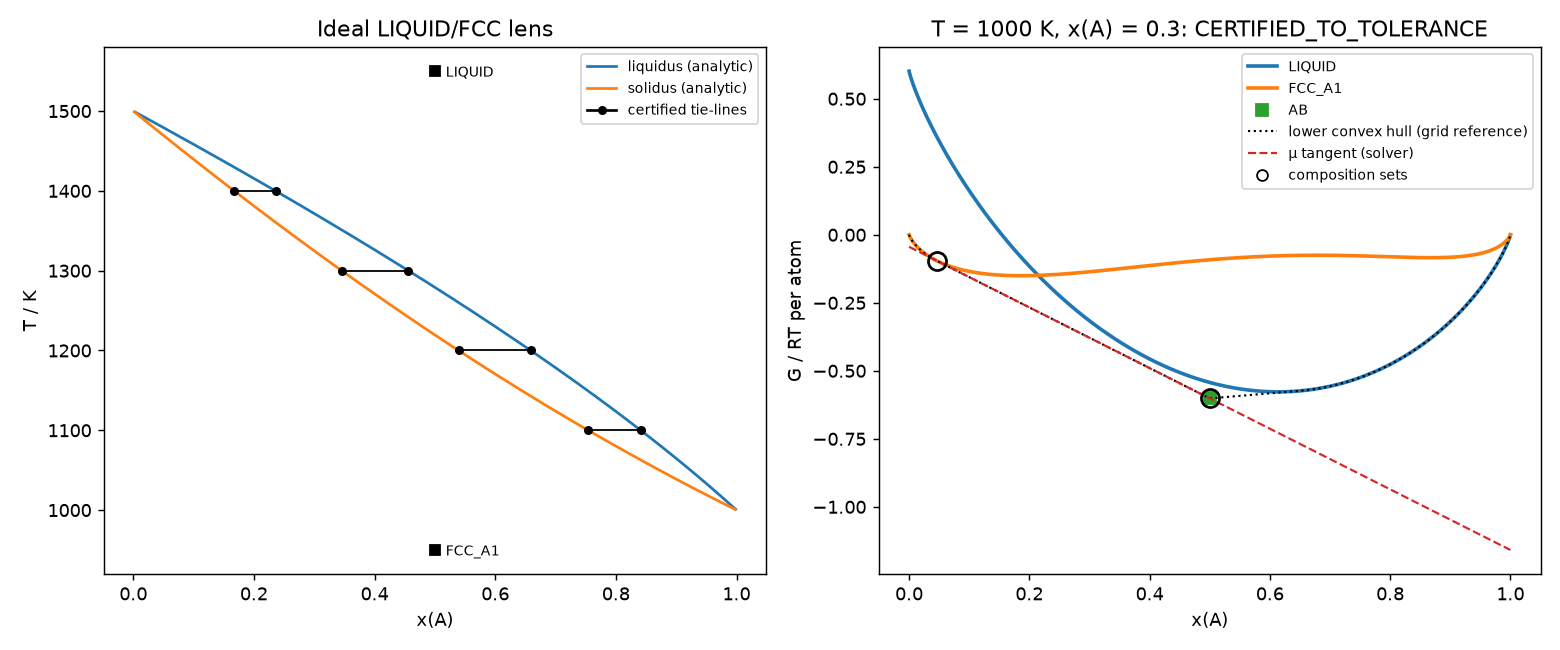

This figure's Python source:
"""MVP 2 example: several phases, T-dependent energies, phase appearance and disappearance.

Left: the ideal LIQUID/FCC lens. Each tie-line comes from a certified equilibrium
and is drawn over the analytic solidus and liquidus. Squares mark the
single-phase states above and below the lens.
Right: G–x at 1000 K for a liquid, an FCC with a miscibility gap, and a compound AB,
with the certified equilibrium at x_A = 0.3.

Run with: uv run python examples/multiphase_lens.py
"""

from pathlib import Path

import matplotlib

matplotlib.use("Agg")
import matplotlib.pyplot as plt
import numpy as np

from discopt.calphad import R_GAS, BinarySolution, StoichiometricPhase, TPoly, equilibrium
from discopt.calphad.plot import plot_gx

LIQ = BinarySolution("LIQUID", g=(TPoly(10000.0, -10.0), TPoly(15000.0, -10.0)))
FCC = BinarySolution("FCC_A1")


def analytic_lens(T):
    KA = np.exp(LIQ.g[0](T) / (R_GAS * T))
    KB = np.exp(LIQ.g[1](T) / (R_GAS * T))
    xl = (1 - KB) / (KA - KB)
    return xl, KA * xl


def main():
    fig, (a1, a2) = plt.subplots(1, 2, figsize=(12, 5))

    Ts = np.linspace(1001.0, 1499.0, 300)
    xl, xs = analytic_lens(Ts)
    a1.plot(xl, Ts, "C0", label="liquidus (analytic)")
    a1.plot(xs, Ts, "C1", label="solidus (analytic)")
    # Inside the lens the bulk composition only sets the phase fractions, so the analytic
    # midpoint is used. Outside the lens (950 K, 1550 K) one phase must be left.
    for T in (950.0, 1100.0, 1200.0, 1300.0, 1400.0, 1550.0):
        x = 0.5 if T < 1000 or T > 1500 else float(np.mean(analytic_lens(T)))
        res = equilibrium([LIQ, FCC], x=x, T=T, eps=1e-5)
        print(res.summary(), "\n")
        xsets = sorted(cs.x[0] for cs in res.composition_sets)
        if len(xsets) == 2:
            a1.plot(xsets, [T, T], "k-o", ms=4, lw=1)
        else:
            a1.plot(x, T, "ks", ms=5)
            a1.annotate(res.phase_names[0], (x, T), xytext=(6, -3), textcoords="offset points", fontsize=8)
    a1.plot([], [], "k-o", ms=4, label="certified tie-lines")
    a1.set_xlabel("x(A)")
    a1.set_ylabel("T / K")
    a1.set_title("Ideal LIQUID/FCC lens")
    a1.legend(fontsize=8)

    T3 = 1000.0
    phases = [
        BinarySolution("LIQUID", g=(TPoly(10000.0, -10.0), TPoly(15000.0, -10.0)), L=(-5000.0,)),
        BinarySolution("FCC_A1", L=(20000.0, 3000.0)),
        StoichiometricPhase("AB", ("A", "B"), (0.5, 0.5), g=-5000.0),
    ]
    res = equilibrium(phases, x=0.3, T=T3, eps=1e-5)
    print(res.summary())
    plot_gx(phases, res, ax=a2)
    a2.set_title(f"T = {T3:g} K, x(A) = 0.3: {res.certificate.level.name}")

    fig.tight_layout()
    out = Path(__file__).with_suffix(".png")
    fig.savefig(out, dpi=130)
    print(f"wrote {out}")


if __name__ == "__main__":
    main()
